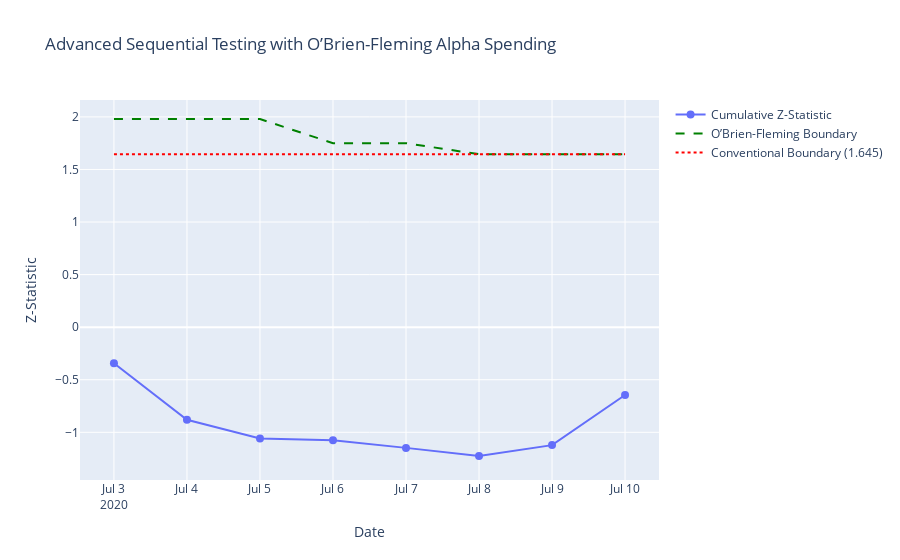

The code cell stored with this chart in its notebook:
### Markdown cell above
The plot below shows these approximate boundaries compared with the cumulative z-statistic.

### Code cell
fig_advanced = go.Figure()

fig_advanced.add_trace(go.Scatter(
    x=seq_df['date'],
    y=seq_df['z_stat'],
    mode='lines+markers',
    name='Cumulative Z-Statistic',
    marker=dict(size=8)
))

fig_advanced.add_trace(go.Scatter(
    x=seq_df['date'],
    y=seq_df['obf_boundary'],
    mode='lines',
    name='O’Brien-Fleming Boundary',
    line=dict(dash='dash', color='green')
))

fig_advanced.add_trace(go.Scatter(
    x=seq_df['date'],
    y=[1.645] * len(seq_df),
    mode='lines',
    name='Conventional Boundary (1.645)',
    line=dict(dash='dot', color='red')
))

fig_advanced.update_layout(
    title='Advanced Sequential Testing with O’Brien-Fleming Alpha Spending',
    xaxis_title='Date',
    yaxis_title='Z-Statistic',
    hovermode='x unified'
)
fig_advanced.show()

### Figure 1 — Plotly figure (JSON) as saved in the notebook; plotly's stock layout.template omitted (floating-point values rounded to 4 significant figures)
{"data": [{"marker": {"size": 8}, "mode": "lines+markers", "name": "Cumulative Z-Statistic", "type": "scatter", "x": ["2020-07-03T00:00:00", "2020-07-04T00:00:00", "2020-07-05T00:00:00", "2020-07-06T00:00:00", "2020-07-07T00:00:00", "2020-07-08T00:00:00", "2020-07-09T00:00:00", "2020-07-10T00:00:00"], "y": [-0.3433, -0.8808, -1.06, -1.075, -1.148, -1.225, -1.122, -0.6457]}, {"line": {"color": "green", "dash": "dash"}, "mode": "lines", "name": "O’Brien-Fleming Boundary", "type": "scatter", "x": ["2020-07-03T00:00:00", "2020-07-04T00:00:00", "2020-07-05T00:00:00", "2020-07-06T00:00:00", "2020-07-07T00:00:00", "2020-07-08T00:00:00", "2020-07-09T00:00:00", "2020-07-10T00:00:00"], "y": [1.98, 1.98, 1.98, 1.75, 1.75, 1.645, 1.645, 1.645]}, {"line": {"color": "red", "dash": "dot"}, "mode": "lines", "name": "Conventional Boundary (1.645)", "type": "scatter", "x": ["2020-07-03T00:00:00", "2020-07-04T00:00:00", "2020-07-05T00:00:00", "2020-07-06T00:00:00", "2020-07-07T00:00:00", "2020-07-08T00:00:00", "2020-07-09T00:00:00", "2020-07-10T00:00:00"], "y": [1.645, 1.645, 1.645, 1.645, 1.645, 1.645, 1.645, 1.645]}], "layout": {"hovermode": "x unified", "title": {"text": "Advanced Sequential Testing with O’Brien-Fleming Alpha Spending"}, "xaxis": {"title": {"text": "Date"}}, "yaxis": {"title": {"text": "Z-Statistic"}}}}
